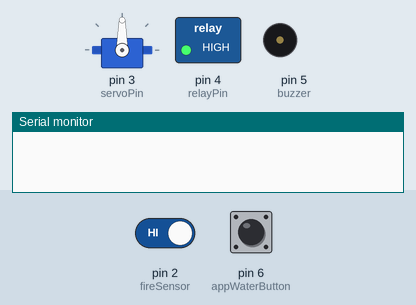
This sketch was run on a simulated Arduino Uno, built with avr-gcc and run on an emulated ATmega328P. Parts: servo, switched loads named in the sketch (green lamp = pin HIGH), buzzer (waves = sounding, pin HIGH), the last lines printed to the serial monitor. Inputs (shaded band) come from the test bench; at power-on: pin 2 (fireSensor) HIGH, pin 6 (appWaterButton) HIGH.

Above: at 1.2 s.
1.3 s: pin 2 (fireSensor) driven LOW
At 4.1 s:
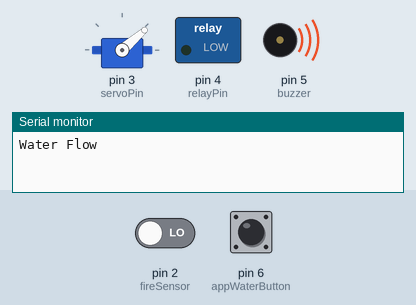
4.3 s: pin 2 (fireSensor) driven HIGH
At 4.9 s:
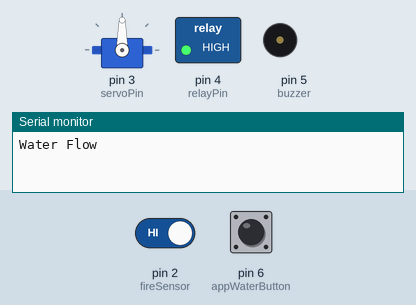
5.9 s: pin 6 (appWaterButton) pulled LOW for 0.15 s
At 6.8 s:
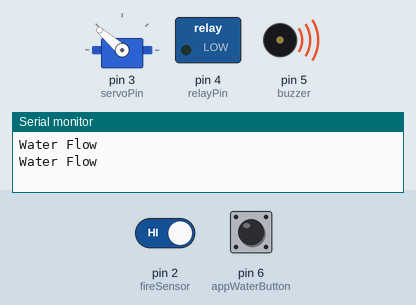
9.0 s: pin 6 (appWaterButton) pulled LOW for 1 s
At 10.69 s:
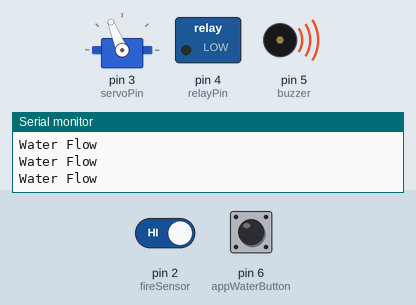
13.0 s: pin 6 (appWaterButton) pulled LOW for 3.2 s
At 16.22 s:
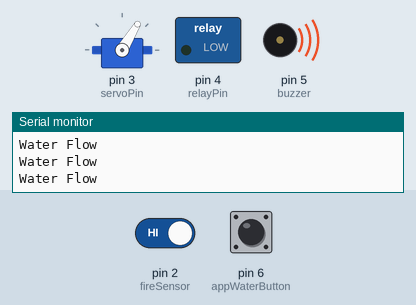
Timing chart, 0 to 20.6 s (numbered marks = the images above; inputs shaded):
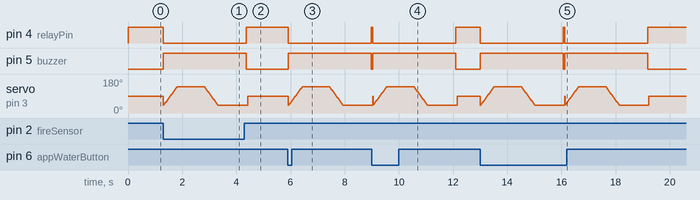

Measured:
- after the input at 1.3 s, pin 4 (relayPin): HIGH → LOW at once; pin 5 (buzzer): LOW → HIGH at once
- after the input at 4.3 s, pin 4 (relayPin): goes on until 4.4 s, then stays HIGH; pin 5 (buzzer): goes on until 4.4 s, then stays LOW; servo on pin 3 (servoPin): goes on until 4.4 s, then stays 90°
- after the input at 5.9 s, pin 4 (relayPin): HIGH → LOW at once, → HIGH 3.1 s later; pin 5 (buzzer): LOW → HIGH at once, → LOW 3.1 s later
- after the input at 9.0 s, pin 4 (relayPin): HIGH → LOW at once, → HIGH 3.1 s later; pin 5 (buzzer): LOW → HIGH at once, → LOW 3.1 s later

The sketch:

fireFightingUno.ino
```cpp
#include <Servo.h>

Servo myservo;  // Create a servo object

int servoPin = 3;  // The PWM pin the servo is connected to
const int fireSensor = 2; // Pin number for the button
const int appWaterButton = 6;
const int relayPin = 4;
const int buzzer = 5;

void setup() {
  myservo.attach(servoPin);
  pinMode(fireSensor, INPUT_PULLUP); // Set the button pin as an input
  pinMode(appWaterButton, INPUT_PULLUP);
  pinMode(relayPin, OUTPUT);
  pinMode(buzzer, OUTPUT);
  digitalWrite(relayPin, HIGH);
  digitalWrite(buzzer, LOW);
  Serial.begin(9600);       // Initialize serial communication at 9600 baud
}

void loop() {
  myservo.write(90);//90 degree
  digitalWrite(buzzer, LOW);
  digitalWrite(relayPin, HIGH);
  int sensorState = digitalRead(fireSensor); // Read the state of the button
  int appButtonState = digitalRead(appWaterButton);

  if (sensorState == LOW || appButtonState == LOW) {
Serial.println("Water Flow");
    digitalWrite(relayPin, LOW);
    digitalWrite(buzzer, HIGH);
    for (int i = 40; i < 140; i++) {
      myservo.write(i);
      delay(5);                   // Wait for 500 milliseconds
    }
    delay(1000);
    for (int i = 140; i > 40; i--) {
      myservo.write(i);
      delay(5);                   // Wait for 500 milliseconds
    }

    delay(1000);
    for (int i = 40; i > 90; i--) {
      myservo.write(i);
      delay(5);                   // Wait for 500 milliseconds
    }
    delay(50);
    digitalWrite(buzzer, LOW);
    digitalWrite(relayPin, HIGH);
  }

  delay(50); // Add a small delay to debounce the button
}
```
